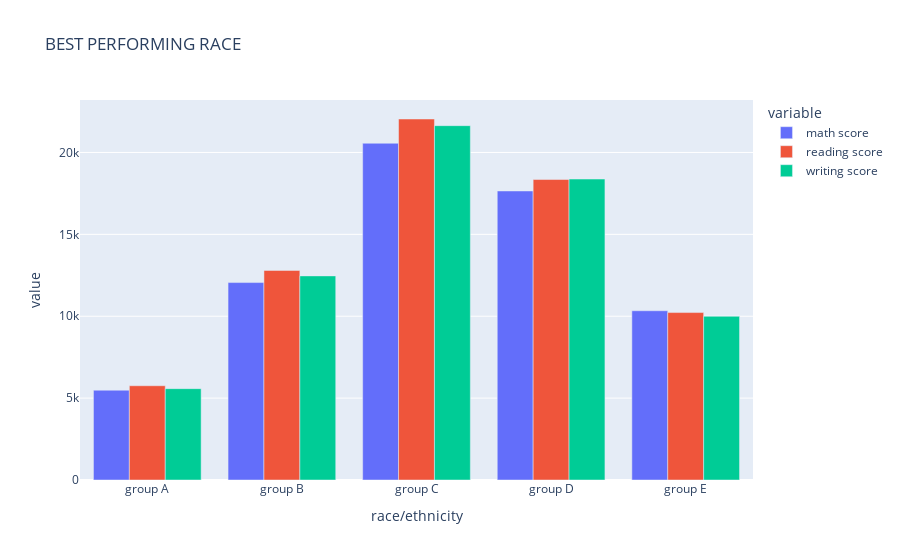

This figure's notebook cell:
### Code cell
px.bar(race_scores,barmode='group',title='BEST PERFORMING RACE')

### Figure 1 — Plotly figure (JSON) as saved in the notebook; plotly's stock layout.template omitted (floating-point values rounded to 4 significant figures)
{"data": [{"alignmentgroup": "True", "hovertemplate": "variable=math score<br>race/ethnicity=%{x}<br>value=%{y}<extra></extra>", "legendgroup": "math score", "marker": {"color": "#636efa", "pattern": {"shape": ""}}, "name": "math score", "offsetgroup": "math score", "orientation": "v", "showlegend": true, "textposition": "auto", "type": "bar", "x": ["group A", "group B", "group C", "group D", "group E"], "xaxis": "x", "y": [5485, 12056, 20564, 17649, 10335], "yaxis": "y"}, {"alignmentgroup": "True", "hovertemplate": "variable=reading score<br>race/ethnicity=%{x}<br>value=%{y}<extra></extra>", "legendgroup": "reading score", "marker": {"color": "#EF553B", "pattern": {"shape": ""}}, "name": "reading score", "offsetgroup": "reading score", "orientation": "v", "showlegend": true, "textposition": "auto", "type": "bar", "x": ["group A", "group B", "group C", "group D", "group E"], "xaxis": "x", "y": [5756, 12797, 22044, 18348, 10224], "yaxis": "y"}, {"alignmentgroup": "True", "hovertemplate": "variable=writing score<br>race/ethnicity=%{x}<br>value=%{y}<extra></extra>", "legendgroup": "writing score", "marker": {"color": "#00cc96", "pattern": {"shape": ""}}, "name": "writing score", "offsetgroup": "writing score", "orientation": "v", "showlegend": true, "textposition": "auto", "type": "bar", "x": ["group A", "group B", "group C", "group D", "group E"], "xaxis": "x", "y": [5578, 12464, 21637, 18378, 9997], "yaxis": "y"}], "layout": {"barmode": "group", "legend": {"title": {"text": "variable"}, "tracegroupgap": 0}, "title": {"text": "BEST PERFORMING RACE"}, "xaxis": {"anchor": "y", "domain": [0, 1], "title": {"text": "race/ethnicity"}}, "yaxis": {"anchor": "x", "domain": [0, 1], "title": {"text": "value"}}}}
